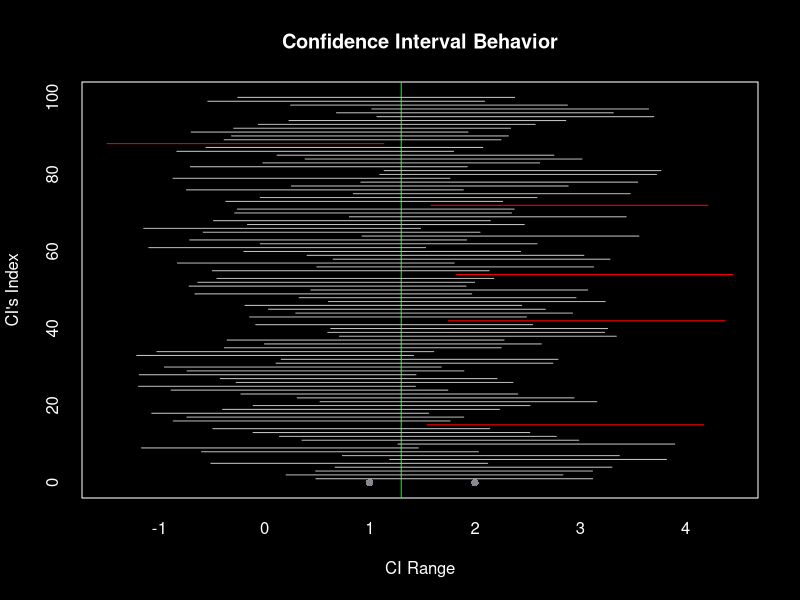
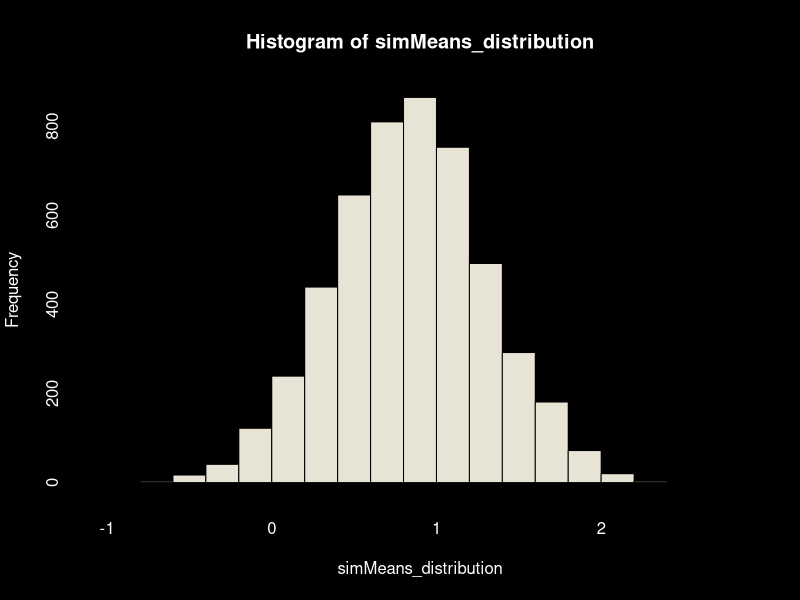
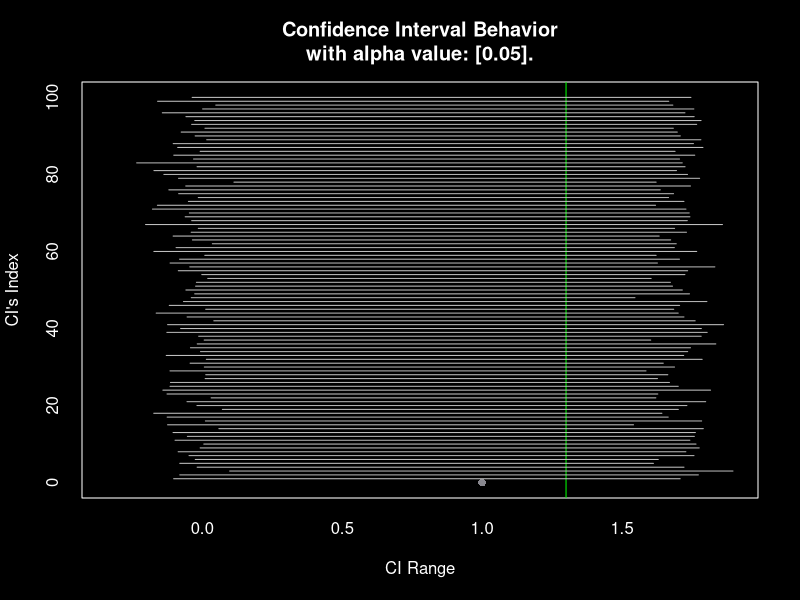

These charts were generated, in order, by the following R code:
par(col="white", col.axis="white", col.lab="white", bg="black", col.main="white", col.sub="white")

CI_maker = function(n, mu, sigma, alpha){
  x = rnorm(n, mu, sd=sigma)
  xbar = mean(x)
  LL = xbar - qnorm(1-alpha/2)*sigma/sqrt(n)
  UL = xbar + qnorm(1-alpha/2)*sigma/sqrt(n)
  
  captured = (mu<UL) & (mu>LL)
  return(c(LL, UL, captured))
}





NMC = 100
CIs = replicate(NMC, CI_maker(n=20, mu=1.3, sigma=3, alpha=0.05))
dim(CIs)
CIs[3,]
table(CIs[3,])/100
plot(c(0,0), pch=16, col="#89888f", ylim=c(0,NMC),
     xlim=c(min(CIs[1,]), max(CIs[2,])),
     xlab="CI Range",
     ylab="CI's Index",
     main="Confidence Interval Behavior")




abline(v=1.3, col="green")
for(i in 1:NMC){
  if(CIs[3,i]==1){
    tempcolor = "gray"
    
  }else {
    tempcolor = "red"
  }
  segments(CIs[1,i], i, CIs[2,i], i, col=tempcolor)
}

#whats the width? 
mean(CIs[2,])
mean(abs(CIs[1,] - CIs[2,]))



#------------------------------------------------------------------------------------------------------------------

alpha=0.05
covidVec = rnorm(n=50, mean=1.3, sd=3)

simSamp_maker = function(){ #INCLUDE THIS IN THE ARTICLE!
  simSamp = sample(covidVec, size=length(covidVec), replace=TRUE)
  return (mean(simSamp))
}


#Make 5000 boot-sim-samples. Then return 5000 respective means.
simMeans_distribution = replicate(simSamp_maker(), n=5000)
hist(simMeans_distribution, col="#e8e4d5")


#--
coverage = c()
width = c()
LLs = c()
ULs = c()
for(i in 1:300){
  simMeans = replicate(simSamp_maker(), n=300)
  interval = quantile(simMeans, c(alpha/2, 1-alpha/2))
  coverage[i] = (interval[1]<1.3) & (interval[2]>1.3)
  width[i] = abs(interval[1] - interval[2])
  LLs[i] = interval[1]
  ULs[i] = interval[2]
}
mean(coverage)                     
mean(width)
mean(ULs)
mean(LLs)
#--


plot(c(0,0), pch=16, col="#89888f", ylim=c(0,NMC),
     xlim=c(min(LLs), max(ULs)),
     xlab="CI Range",
     ylab="CI's Index",
     main=paste("Confidence Interval Behavior\nwith alpha value: [", alpha, "].", sep=""))

abline(v=1.3, col="green")




for(i in 1:NMC){
  if(coverage[i]==1){
    tempcolor = "gray"
    
  }else {
    tempcolor = "red"
  }
  segments(LLs[i], i, ULs[i], i, col=tempcolor)
}










#For the bernouli issues, make one of the confidence interval plots, for both the CLT and the boot strap.






#----------------------------------------------------------

